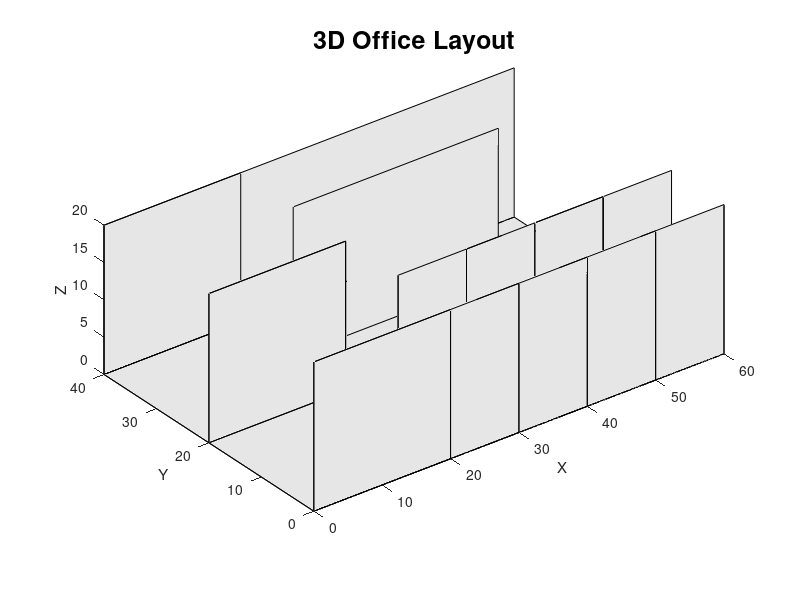

MATLAB code to generate this figure:
% function [surfaces, envWidth, envHeight, envDepth] = setupOfficeEnvironment()
%     % Define the environment's dimensions
%     envWidth = 60;  % Total width (X-axis)
%     envHeight = 20; % Height (Z-axis)
%     envDepth = 40;  % Total depth (Y-axis)
% 
%     % Initialize figure for 3D plotting
%     figure;
%     hold on;
%     axis equal;
%     xlabel('X'); ylabel('Y'); zlabel('Z');
%     xlim([0 envWidth]); ylim([0 envDepth]); zlim([0 envHeight]);
% 
%     % Create outer walls (bounding box)
%     surfaces = {};
%     surfaces{end+1} = createWall([0 0 0], [envWidth 0 envHeight], true); % Back wall
%     surfaces{end+1} = createWall([0 envDepth 0], [envWidth envDepth envHeight], true); % Front wall
%     surfaces{end+1} = createWall([0 0 0], [0 envDepth envHeight], true); % Left wall
%     % Right wall left open for viewing
%     surfaces{end+1} = createWall([0 0 envHeight], [envWidth 0 envHeight], true); % Ceiling
%     surfaces{end+1} = createFloor([0 0 0], [envWidth envDepth 0], true); % Floor
% 
%     % Add inner partitions for rooms
%     % Room definitions (x_start, y_start, width, depth, height)
%     surfaces = addRoom(surfaces, [0, 0, 20, 20, envHeight]); % Office 1
%     surfaces = addRoom(surfaces, [20, 0, 10, 10, envHeight]); % Office 2
%     surfaces = addRoom(surfaces, [30, 0, 10, 10, envHeight]); % Office 3
%     surfaces = addRoom(surfaces, [40, 0, 10, 10, envHeight]); % Office 4
%     surfaces = addRoom(surfaces, [50, 0, 10, 10, envHeight]); % Office 5
%     surfaces = addRoom(surfaces, [20, 10, 30, 20, envHeight]); % Break Room
%     surfaces = addRoom(surfaces, [0, 20, 20, 20, envHeight]); % Kitchen
% 
%     % Set viewing angle and labels
%     view(3); % Set 3D view
%     title('3D Office Layout', 'FontSize', 18);
%     hold off;
% end
% 
% function surfaces = addRoom(surfaces, roomDims)
%     % Add walls for a room
%     x_start = roomDims(1);
%     y_start = roomDims(2);
%     width = roomDims(3);
%     depth = roomDims(4);
%     height = roomDims(5);
% 
%     % Add back wall
%     surfaces{end+1} = createWall([x_start, y_start, 0], [x_start + width, y_start, height], true);
% 
%     % Add front wall
%     surfaces{end+1} = createWall([x_start, y_start + depth, 0], [x_start + width, y_start + depth, height], true);
% 
%     % Add left wall
%     surfaces{end+1} = createWall([x_start, y_start, 0], [x_start, y_start + depth, height], true);
% 
%     % Add right wall
%     surfaces{end+1} = createWall([x_start + width, y_start, 0], [x_start + width, y_start + depth, height], true);
% end

% function vertices = createWall(startCorner, endCorner, show)
%     % Create a rectangular wall between two corners
%     vertices = [
%         startCorner;
%         endCorner(1), startCorner(2), startCorner(3);
%         endCorner;
%         startCorner(1), endCorner(2), endCorner(3)
%     ];
%     if show
%         fill3(vertices(:, 1), vertices(:, 2), vertices(:, 3), [0.9, 0.9, 0.9]); % Light gray wall
%     end
% end
% 
% function vertices = createFloor(startCorner, endCorner, show)
%     % Create a rectangular floor
%     vertices = [
%         startCorner;
%         endCorner(1), startCorner(2), startCorner(3);
%         endCorner;
%         startCorner(1), endCorner(2), endCorner(3)
%     ];
%     if show
%         fill3(vertices(:, 1), vertices(:, 2), vertices(:, 3), [0.8, 0.8, 0.8]); % Slightly darker gray floor
%     end
% end



function [surfaces, envWidth, envHeight, envDepth] = setupOfficeEnvironment()
    % Define the environment's dimensions
    envWidth = 60;  % Total width (X-axis)
    envHeight = 20; % Height (Z-axis)
    envDepth = 40;  % Total depth (Y-axis)

    % Initialize figure for 3D plotting
    figure;
    hold on;
    axis equal;
    xlabel('X'); ylabel('Y'); zlabel('Z');
    xlim([0 envWidth]); ylim([0 envDepth]); zlim([0 envHeight]);

    % Create outer walls (bounding box)
    surfaces = {};
    surfaces{end+1} = createWall([0 0 0], [envWidth 0 envHeight]); % Back wall
    surfaces{end+1} = createWall([0 envDepth 0], [envWidth envDepth envHeight]); % Front wall
    surfaces{end+1} = createWall([0 0 0], [0 envDepth envHeight]); % Left wall
    % Right wall left open for viewing
    surfaces{end+1} = createWall([0 0 envHeight], [envWidth 0 envHeight]); % Ceiling
    surfaces{end+1} = createFloor([0 0 0], [envWidth envDepth 0]); % Floor

    % Add inner partitions for rooms
    % Room definitions (x_start, y_start, width, depth, height)
    surfaces = addRoom(surfaces, [0, 0, 20, 20, envHeight]); % Office 1
    surfaces = addRoom(surfaces, [20, 0, 10, 10, envHeight]); % Office 2
    surfaces = addRoom(surfaces, [30, 0, 10, 10, envHeight]); % Office 3
    surfaces = addRoom(surfaces, [40, 0, 10, 10, envHeight]); % Office 4
    surfaces = addRoom(surfaces, [50, 0, 10, 10, envHeight]); % Office 5
    surfaces = addRoom(surfaces, [20, 10, 30, 20, envHeight]); % Break Room
    surfaces = addRoom(surfaces, [0, 20, 20, 20, envHeight]); % Kitchen

    % Plot walls and partitions for visualization
    plotSurfaces(surfaces);

    % Set viewing angle and labels
    view(3); % Set 3D view
    title('3D Office Layout', 'FontSize', 18);
    hold off;
end

function surfaces = addRoom(surfaces, roomDims)
    % Add walls for a room
    x_start = roomDims(1);
    y_start = roomDims(2);
    width = roomDims(3);
    depth = roomDims(4);
    height = roomDims(5);

    % Add back wall
    surfaces{end+1} = createWall([x_start, y_start, 0], [x_start + width, y_start, height]);

    % Add front wall
    surfaces{end+1} = createWall([x_start, y_start + depth, 0], [x_start + width, y_start + depth, height]);

    % Add left wall
    surfaces{end+1} = createWall([x_start, y_start, 0], [x_start, y_start + depth, height]);

    % Add right wall
    surfaces{end+1} = createWall([x_start + width, y_start, 0], [x_start + width, y_start + depth, height]);
end

function vertices = createWall(startCorner, endCorner)
    % Create a rectangular wall between two corners
    vertices = [
        startCorner;
        endCorner(1), startCorner(2), startCorner(3);
        endCorner;
        startCorner(1), endCorner(2), endCorner(3)
    ];
end

function vertices = createFloor(startCorner, endCorner)
    % Create a rectangular floor
    vertices = [
        startCorner;
        endCorner(1), startCorner(2), startCorner(3);
        endCorner;
        startCorner(1), endCorner(2), endCorner(3)
    ];
end

function plotSurfaces(surfaces)
    % Plot all surfaces in the environment
    for i = 1:length(surfaces)
        fill3(surfaces{i}(:, 1), surfaces{i}(:, 2), surfaces{i}(:, 3), [0.9, 0.9, 0.9]); % Light gray walls
    end
end







